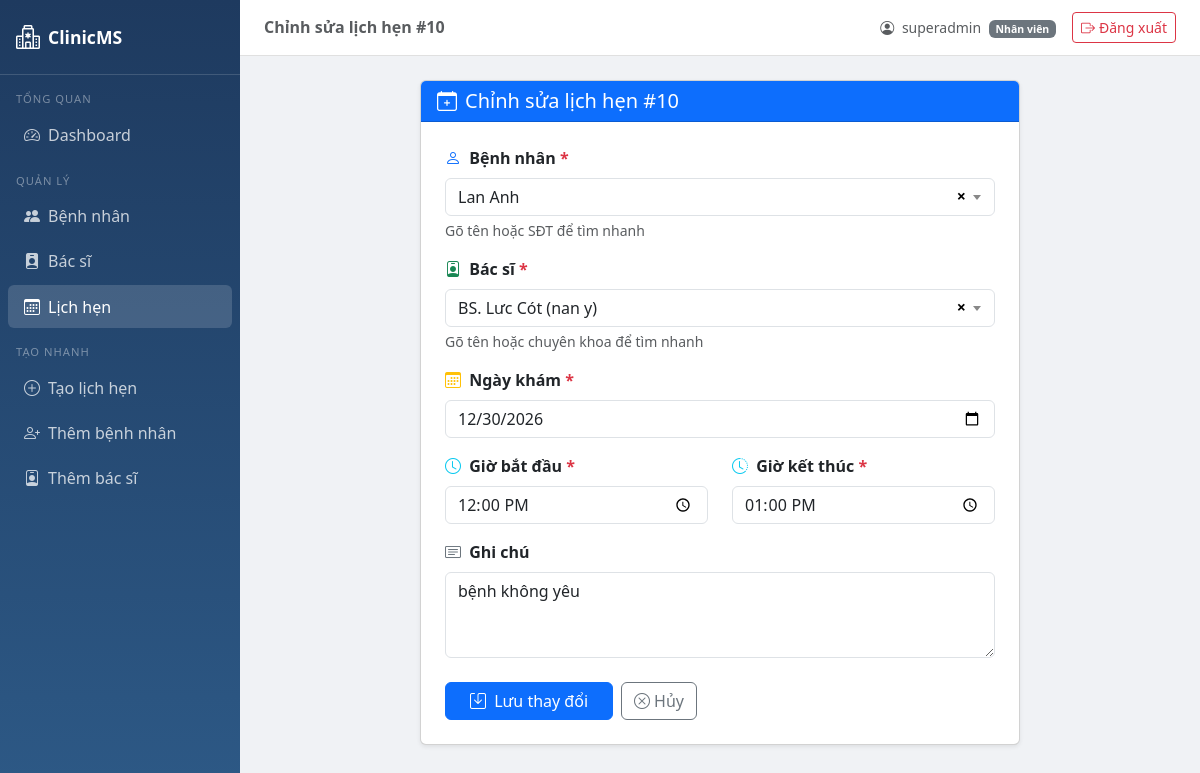
Screenshot of /appointments/10/update/ (signed in) with the database file from the repository.
### accounts/models.py (models this page shows, shortened)
class UserProfile(models.Model):
    ROLE_CHOICES = [
        ('admin', 'Quản trị viên'),
        ('doctor', 'Bác sĩ'),
        ('staff', 'Nhân viên'),
    ]
    user = models.OneToOneField(User, on_delete=models.CASCADE, related_name='profile')
    role = models.CharField(max_length=10, choices=ROLE_CHOICES, default='staff', verbose_name='Vai trò')
    phone = models.CharField(max_length=15, blank=True, verbose_name='Số điện thoại')
    class Meta:
        verbose_name = 'Hồ sơ người dùng'
        verbose_name_plural = 'Hồ sơ người dùng'

### appointments/models.py (models this page shows, shortened)
class Appointment(models.Model):
    STATUS_CHOICES = [
        ('pending', 'Chờ xác nhận'),
        ('confirmed', 'Đã xác nhận'),
        ('checked_in', 'Đã check-in'),
        ('done', 'Hoàn thành'),
        ('cancelled', 'Đã hủy'),
    ]
    patient = models.ForeignKey(Patient, on_delete=models.CASCADE, verbose_name='Bệnh nhân')
    doctor = models.ForeignKey(Doctor, on_delete=models.CASCADE, verbose_name='Bác sĩ')
    date = models.DateField(verbose_name='Ngày khám')
    start_time = models.TimeField(verbose_name='Giờ bắt đầu')
    end_time = models.TimeField(verbose_name='Giờ kết thúc')
    status = models.CharField(max_length=15, choices=STATUS_CHOICES, default='pending',
                              verbose_name='Trạng thái')
    note = models.TextField(blank=True, verbose_name='Ghi chú')
    created_at = models.DateTimeField(auto_now_add=True, verbose_name='Ngày tạo')
    class Meta:
        verbose_name = 'Lịch hẹn'
        verbose_name_plural = 'Lịch hẹn'
        ordering = ['-date', '-start_time']

### appointments/views.py (the view)
# urls.py: path('<int:pk>/update/', views.appointment_update, name='update'),
@login_required
@role_required('admin', 'staff')
def appointment_update(request, pk):
    appointment = get_object_or_404(Appointment, pk=pk)
    if request.method == 'POST':
        form = AppointmentForm(request.POST, instance=appointment)
        if form.is_valid():
            doctor     = form.cleaned_data['doctor']
            date       = form.cleaned_data['date']
            start_time = form.cleaned_data['start_time']
            end_time   = form.cleaned_data['end_time']
            conflict = check_appointment_conflict(doctor, date, start_time, end_time,
                                                  exclude_id=appointment.pk)
            if conflict:
                messages.error(request,
                    f'Trùng lịch! Bác sĩ {doctor.full_name} đã có lịch '
                    f'{conflict.start_time.strftime("%H:%M")}–{conflict.end_time.strftime("%H:%M")}.')
            else:
                form.save()
                messages.success(request, 'Đã cập nhật lịch hẹn!')
                return redirect('appointments:list')
    else:
        form = AppointmentForm(instance=appointment)
    return render(request, 'appointments/appointment_form.html', {
        'form': form, 'appointment': appointment,
        'action': 'Cập nhật', 'title': f'Chỉnh sửa lịch hẹn #{pk}'
    })

### appointments/forms.py (shortened to what this page needs)
class AppointmentForm(forms.ModelForm):
    class Meta:
        model = Appointment
        fields = ['patient', 'doctor', 'date', 'start_time', 'end_time', 'note']
        widgets = {
            'date':       forms.DateInput(attrs={'type': 'date', 'class': 'form-control'}),
            'start_time': forms.TimeInput(attrs={'type': 'time', 'class': 'form-control'}),
            'end_time':   forms.TimeInput(attrs={'type': 'time', 'class': 'form-control'}),
            'patient':    forms.Select(attrs={'class': 'form-select'}),
            'doctor':     forms.Select(attrs={'class': 'form-select'}),
            'note':       forms.Textarea(attrs={'class': 'form-control', 'rows': 3,
                                                'placeholder': 'Ghi chú (không bắt buộc)...'}),
        }
        labels = {
            'patient': 'Bệnh nhân', 'doctor': 'Bác sĩ',
            'date': 'Ngày khám', 'start_time': 'Giờ bắt đầu',
            'end_time': 'Giờ kết thúc', 'note': 'Ghi chú',
        }

### accounts/context_processors.py (called while the page is built)
def user_role(request):
    ctx = {
        'is_admin': False,
        'is_staff_role': False,
        'is_doctor': False,
        'is_admin_or_staff': False,
    }
    if request.user.is_authenticated:
        if request.user.is_superuser:
            ctx['is_admin'] = True
            ctx['is_admin_or_staff'] = True
        elif hasattr(request.user, 'profile'):
            role = request.user.profile.role
            ctx['is_admin']         = (role == 'admin')
            ctx['is_staff_role']    = (role == 'staff')
            ctx['is_doctor']        = (role == 'doctor')
            ctx['is_admin_or_staff'] = (role in ['admin', 'staff'])
    return ctx

### doctors/models.py (called while the page is built)
    def __str__(self):
        return f"BS. {self.full_name} ({self.specialty})"

### patients/models.py (called while the page is built)
    def __str__(self):
        return self.full_name

### templates/appointments/appointment_form.html (shortened to what this page needs)
{% extends 'base.html' %}
{% block page_title %}{{ title }}{% endblock %}
{% block extra_css %}
<link href="https://cdn.jsdelivr.net/npm/select2@4.1.0-rc.0/dist/css/select2.min.css" rel="stylesheet">
{% endblock %}
{% block content %}
<div class="row justify-content-center">
    <div class="col-md-8">
        <div class="card shadow-sm">
            <div class="card-header bg-primary text-white">
                <h5 class="mb-0">
                    <i class="bi bi-calendar-plus me-2"></i>{{ title }}
                </h5>
            </div>
            <div class="card-body p-4">
                {% if form.instance.pk %}
                <form method="post" action="{% url 'appointments:update' form.instance.pk %}">
                {% else %}
                <form method="post" action="{% url 'appointments:create' %}">
                {% endif %}
                <div class="mb-3">
                    <label class="form-label fw-bold">
                        <i class="bi bi-person me-1 text-primary"></i>
                        Bệnh nhân <span class="text-danger">*</span>
                    </label>
                    <div class="form-text">Gõ tên hoặc SĐT để tìm nhanh</div>
                </div>
                <div class="mb-3">
                    <label class="form-label fw-bold">
                        <i class="bi bi-person-badge me-1 text-success"></i>
                        Bác sĩ <span class="text-danger">*</span>
                    </label>
                    <div class="form-text">Gõ tên hoặc chuyên khoa để tìm nhanh</div>
                </div>
                <div class="mb-3">
                    <label class="form-label fw-bold">
                        <i class="bi bi-calendar3 me-1 text-warning"></i>
                        Ngày khám <span class="text-danger">*</span>
                    </label>
                    {{ form.date }}
                </div>
                <div class="row mb-3">
                    <div class="col-md-6">
                        <label class="form-label fw-bold">
                            <i class="bi bi-clock me-1 text-info"></i>
                            Giờ bắt đầu <span class="text-danger">*</span>
                        </label>
                        {{ form.start_time }}
                    </div>
                    <div class="col-md-6">
                        <label class="form-label fw-bold">
                            <i class="bi bi-clock-history me-1 text-info"></i>
                            Giờ kết thúc <span class="text-danger">*</span>
                        </label>
                        {{ form.end_time }}
                    </div>
                </div>
                <div class="mb-4">
                    <label class="form-label fw-bold">
                        <i class="bi bi-card-text me-1 text-secondary"></i>
                        Ghi chú
                    </label>
                    {{ form.note }}
                </div>
                <div class="d-flex gap-2">
                    <button type="submit" class="btn btn-primary px-4">
                        <i class="bi bi-save me-1"></i>
                        {% if form.instance.pk %}Lưu thay đổi{% else %}Tạo lịch hẹn{% endif %}
                    </button>
                    <a href="{% url 'appointments:list' %}" class="btn btn-outline-secondary">
                        <i class="bi bi-x-circle me-1"></i>Hủy
                    </a>
                </div>
                </form>
            </div>
        </div>
    </div>
</div>
{% endblock %}

### templates/base.html (shortened to what this page needs)
<!DOCTYPE html>
<html lang="vi">
<head>
    <link href="https://cdn.jsdelivr.net/npm/bootstrap@5.3.0/dist/css/bootstrap.min.css" rel="stylesheet">
    <link href="https://cdn.jsdelivr.net/npm/bootstrap-icons@1.10.5/font/bootstrap-icons.css" rel="stylesheet">
    {% block extra_css %}{% endblock %}
</head>
<body>
<nav class="sidebar">
    <a class="sidebar-brand" href="{% url 'dashboard:index' %}">
        <i class="bi bi-hospital fs-4"></i> ClinicMS
    </a>
    <div class="mt-2">
        <div class="nav-section">Tổng quan</div>
        <a href="{% url 'dashboard:index' %}" class="nav-link {% if request.resolver_match.app_name == 'dashboard' %}active{% endif %}">
            <i class="bi bi-speedometer2 me-2"></i>Dashboard
        </a>
        {% if is_admin_or_staff %}
        <div class="nav-section mt-2">Quản lý</div>
        <a href="{% url 'patients:list' %}" class="nav-link {% if request.resolver_match.app_name == 'patients' %}active{% endif %}">
            <i class="bi bi-people-fill me-2"></i>Bệnh nhân
        </a>
        <a href="{% url 'doctors:list' %}" class="nav-link {% if request.resolver_match.app_name == 'doctors' %}active{% endif %}">
            <i class="bi bi-person-badge-fill me-2"></i>Bác sĩ
        </a>
        <a href="{% url 'appointments:list' %}" class="nav-link {% if request.resolver_match.app_name == 'appointments' %}active{% endif %}">
            <i class="bi bi-calendar3 me-2"></i>Lịch hẹn
        </a>
        <div class="nav-section mt-2">Tạo nhanh</div>
        <a href="{% url 'appointments:create' %}" class="nav-link">
            <i class="bi bi-plus-circle me-2"></i>Tạo lịch hẹn
        </a>
        <a href="{% url 'patients:create' %}" class="nav-link">
            <i class="bi bi-person-plus me-2"></i>Thêm bệnh nhân
        </a>
        {% if is_admin %}
        <a href="{% url 'doctors:create' %}" class="nav-link">
            <i class="bi bi-person-badge me-2"></i>Thêm bác sĩ
        </a>
        {% endif %}
        {% endif %}
    </div>
</nav>
<div class="main-content">
    <div class="topbar">
        <h6 class="mb-0 fw-semibold text-muted">{% block page_title %}{% endblock %}</h6>
        <div class="d-flex align-items-center gap-3">
            {% if request.user.is_authenticated %}
            <span class="text-muted small">
                <i class="bi bi-person-circle me-1"></i>
                {{ request.user.get_full_name|default:request.user.username }}
                {% if request.user.profile %}
                <span class="badge bg-secondary ms-1">{{ request.user.profile.get_role_display }}</span>
                {% endif %}
            </span>
            <form method="post" action="{% url 'accounts:logout' %}" class="mb-0">
                <button type="submit" class="btn btn-outline-danger btn-sm">
                    <i class="bi bi-box-arrow-right me-1"></i>Đăng xuất
                </button>
            </form>
            {% endif %}
        </div>
    </div>
    <div class="content-area">
        {% block content %}{% endblock %}
    </div>
</div>
</body>
</html>

### templates/base.html (style rules this page uses)
body { background-color: #f0f2f5; }
.sidebar { width: 240px; min-height: 100vh; background: linear-gradient(180deg, #1e3a5f 0%, #2d5986 100%); position: fixed; top: 0; left: 0; z-index: 100; }
.sidebar-brand { padding: 1.2rem 1rem; border-bottom: 1px solid rgba(255,255,255,.15); color: white; font-weight: bold; font-size: 1.1rem; text-decoration: none; display: flex; align-items: center; gap: 8px; }
.sidebar .nav-link { color: rgba(255,255,255,.75); padding: .6rem 1rem; border-radius: 6px; margin: 2px 8px; transition: all .2s; }
.sidebar .nav-link:hover, .sidebar .nav-link.active { background: rgba(255,255,255,.15); color: white; }
.sidebar .nav-section { font-size: .7rem; text-transform: uppercase; letter-spacing: 1px; color: rgba(255,255,255,.4); padding: .5rem 1rem .2rem; }
.main-content { margin-left: 240px; min-height: 100vh; }
.topbar { background: white; border-bottom: 1px solid #e0e0e0; padding: .75rem 1.5rem; display: flex; justify-content: space-between; align-items: center; }
.content-area { padding: 1.5rem; }

### rows the page displays
Appointment: date "12/30/2026", start_time "12:00:00", end_time "13:00:00", note "bệnh không yêu"

### other values shown
{{ title }} "Chỉnh sửa lịch hẹn #10"
{{ request.user.get_full_name|default:request.user.username }} "superadmin"
{{ request.user.profile.get_role_display }} "Nhân viên"
